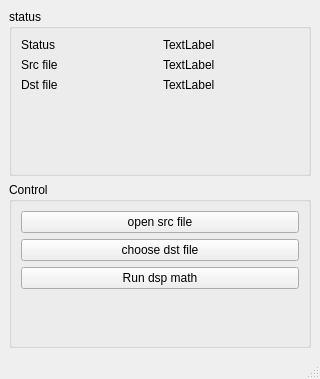
<?xml version="1.0" encoding="UTF-8"?>
<ui version="4.0">
 <class>MainWindow</class>
 <widget class="QMainWindow" name="MainWindow">
  <property name="geometry">
   <rect>
    <x>0</x>
    <y>0</y>
    <width>320</width>
    <height>379</height>
   </rect>
  </property>
  <property name="windowTitle">
   <string>MainWindow</string>
  </property>
  <widget class="QWidget" name="centralwidget">
   <layout class="QGridLayout" name="gridLayout_4" columnstretch="0">
    <item row="0" column="0">
     <widget class="QGroupBox" name="groupBox_3">
      <property name="title">
       <string>status</string>
      </property>
      <layout class="QGridLayout" name="gridLayout_3">
       <item row="0" column="1">
        <widget class="QLabel" name="label_status">
         <property name="text">
          <string>TextLabel</string>
         </property>
        </widget>
       </item>
       <item row="1" column="0">
        <widget class="QLabel" name="label_2">
         <property name="text">
          <string>Src file</string>
         </property>
        </widget>
       </item>
       <item row="0" column="0">
        <widget class="QLabel" name="label">
         <property name="text">
          <string>Status</string>
         </property>
        </widget>
       </item>
       <item row="3" column="1">
        <spacer name="verticalSpacer_2">
         <property name="orientation">
          <enum>Qt::Vertical</enum>
         </property>
         <property name="sizeHint" stdset="0">
          <size>
           <width>20</width>
           <height>40</height>
          </size>
         </property>
        </spacer>
       </item>
       <item row="2" column="0">
        <widget class="QLabel" name="label_3">
         <property name="text">
          <string>Dst file</string>
         </property>
        </widget>
       </item>
       <item row="1" column="1">
        <widget class="QLabel" name="label_status_src_file">
         <property name="text">
          <string>TextLabel</string>
         </property>
        </widget>
       </item>
       <item row="2" column="1">
        <widget class="QLabel" name="label_status_dst_file">
         <property name="text">
          <string>TextLabel</string>
         </property>
        </widget>
       </item>
      </layout>
     </widget>
    </item>
    <item row="1" column="0">
     <widget class="QGroupBox" name="groupBox_2">
      <property name="title">
       <string>Control</string>
      </property>
      <layout class="QVBoxLayout" name="verticalLayout_3">
       <item>
        <widget class="QPushButton" name="pushButton_open_src">
         <property name="text">
          <string>open src file</string>
         </property>
        </widget>
       </item>
       <item>
        <widget class="QPushButton" name="pushButton_choose_dst">
         <property name="text">
          <string>choose dst file</string>
         </property>
        </widget>
       </item>
       <item>
        <widget class="QPushButton" name="pushButton_run">
         <property name="text">
          <string>Run dsp math</string>
         </property>
        </widget>
       </item>
       <item>
        <spacer name="verticalSpacer">
         <property name="orientation">
          <enum>Qt::Vertical</enum>
         </property>
         <property name="sizeHint" stdset="0">
          <size>
           <width>20</width>
           <height>40</height>
          </size>
         </property>
        </spacer>
       </item>
      </layout>
     </widget>
    </item>
   </layout>
  </widget>
  <widget class="QMenuBar" name="menubar">
   <property name="geometry">
    <rect>
     <x>0</x>
     <y>0</y>
     <width>320</width>
     <height>21</height>
    </rect>
   </property>
  </widget>
  <widget class="QStatusBar" name="statusbar"/>
 </widget>
 <resources/>
 <connections/>
</ui>
